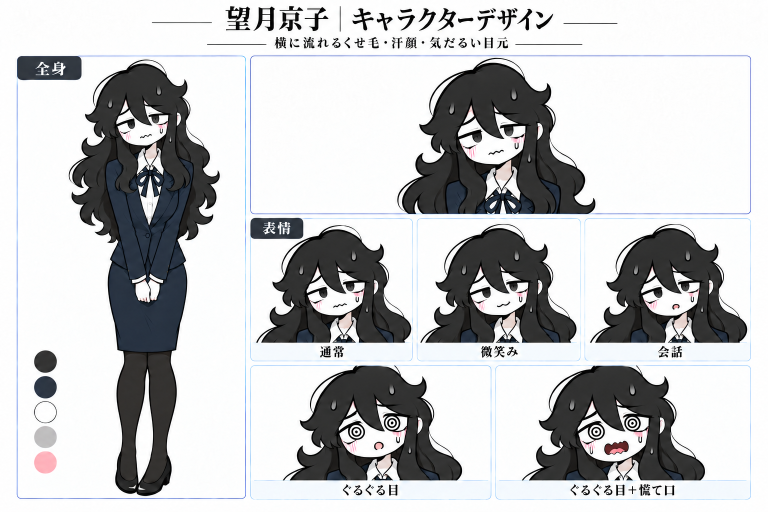
#> input picture docs/character-design/kyoko-design-ver1.png, 1536 x 1024 px (shown at 1/2 size)
$ python create_debut_posts.py
#> lines starting #> are read from the running program, lines starting #| are printed output that depends on the picture
"""既存デザインを使った告知カードと対応原稿を保存する。"""
from pathlib import Path
import re, json, hashlib
from PIL import Image, ImageDraw, ImageFont, ImageOps

ROOT = Path(__file__).resolve().parents[1]
OUT = ROOT / 'outputs/debut-posts'
OUT.mkdir(parents=True, exist_ok=True)
(OUT / 'images').mkdir(exist_ok=True)
(OUT / 'texts').mkdir(exist_ok=True)
(OUT / 'review').mkdir(exist_ok=True)
navy = '#233449'
font = lambda size: ImageFont.truetype('C:/Windows/Fonts/YuGothB.ttc', size)
source = Image.open(ROOT / 'docs/character-design/kyoko-design-ver1.png').convert('RGB')
#> source is the input picture: PIL image 1536x1024 RGB; mean R, G, B 194.5, 195.4, 196.6
# 原画の単独人物パネル。設定表の枠・見出し・色見本を含めない。
body = source.crop((133, 115, 447, 990))
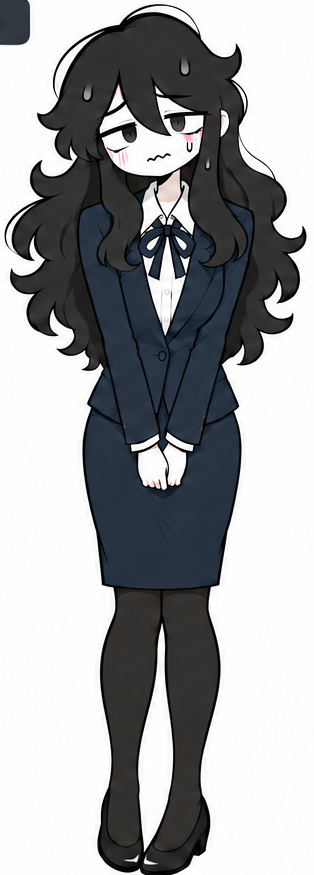
#> body: PIL image 314x875 RGB; mean R, G, B 159, 160.7, 162.8
ImageDraw.Draw(body).rectangle((0,0,44,55),fill='white')
smile = source.crop((835, 442, 1154, 684))
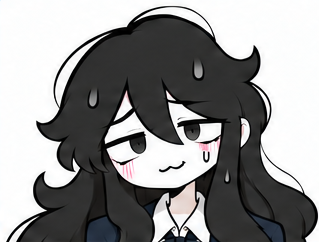
#> smile: PIL image 319x242 RGB; mean R, G, B 145.4, 145.3, 145.4
titles = ['はじめまして', '昨日より、少し', 'ご挨拶の練習中', 'かわいいものが好き', 'サーモンが好き', '笑ったところだけ', 'ゲームの話なら', 'あと7日', '顔を見て、こんばんは', '大きな犬が好き', 'お洋服も、少しだけ', 'のんびり、お話し', 'どちらから言おう', '明日、お会いできたら', 'ちゃんと、はじめまして']
#> (the run stopped early here; a loop or call above may not have finished)
